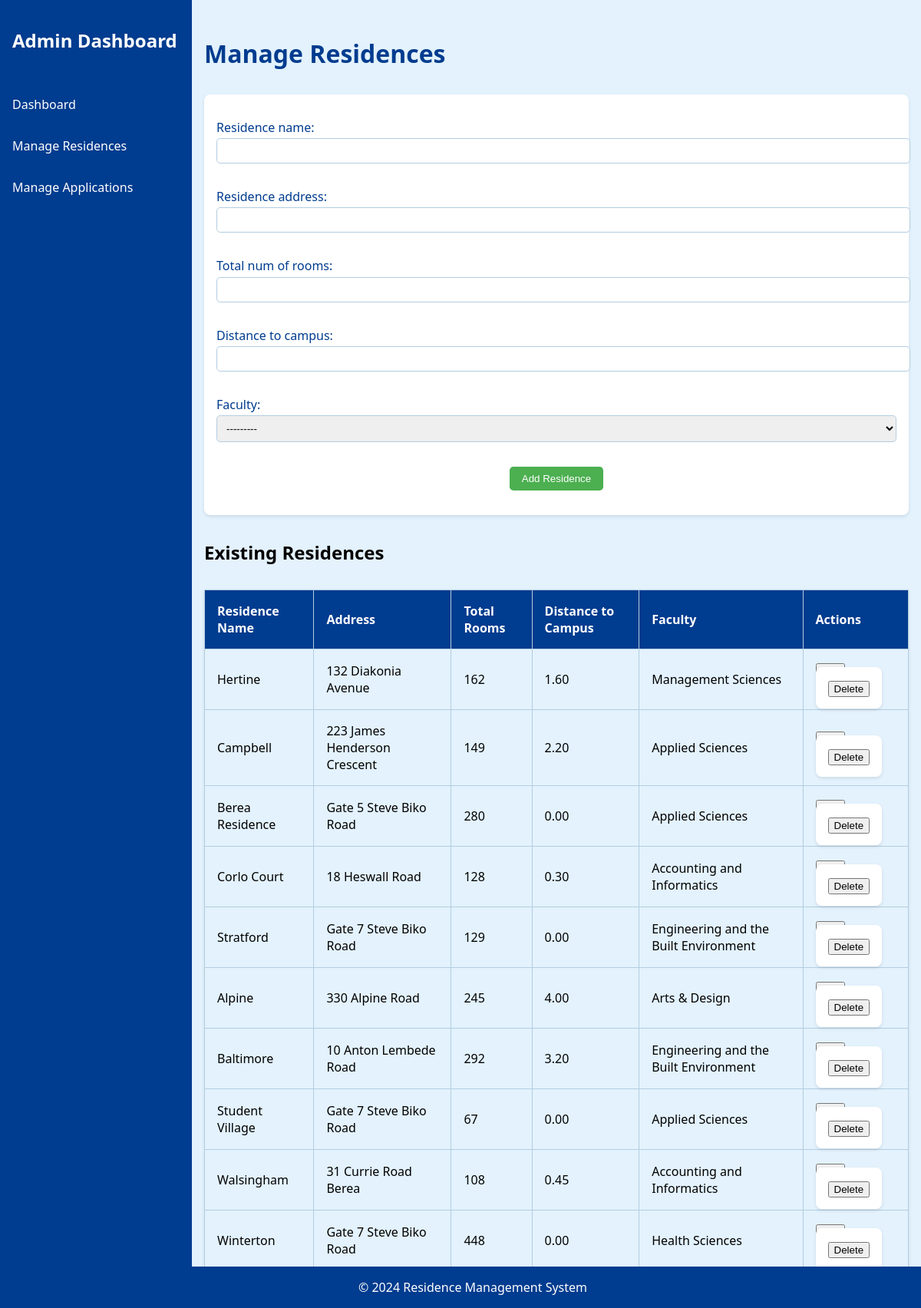
Page /housing/manage-residences/ (signed in) on the earlier database version.
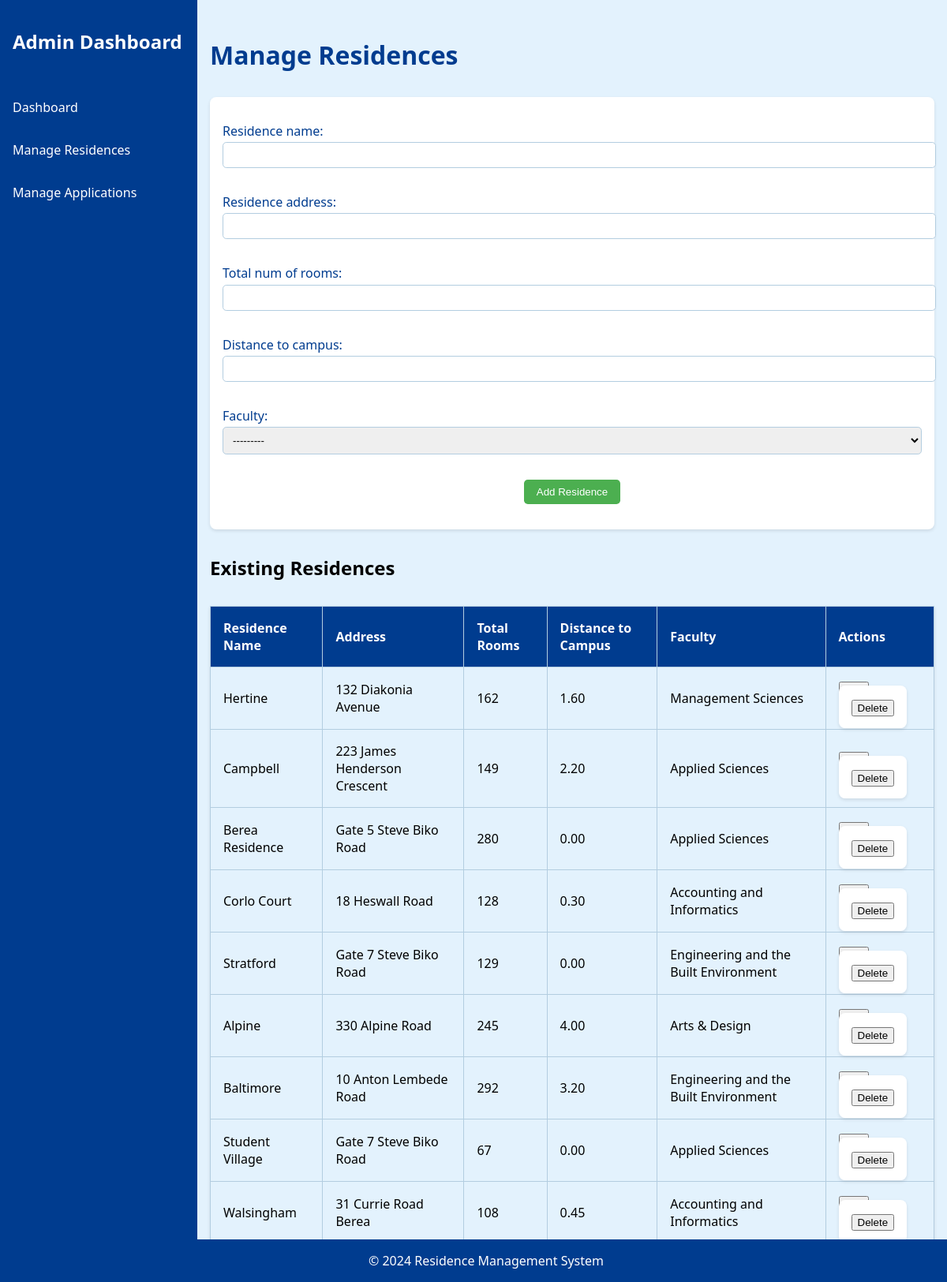
Same page on the later database version.
### housing/models.py (models this page shows, shortened)
class Residence(models.Model):
    residence_ID = models.UUIDField(default=uuid.uuid4, editable=False, unique=True)
    residence_name = models.CharField(max_length=100)
    total_num_of_rooms = models.IntegerField()
    residence_address = models.CharField(max_length=255)
    distance_to_campus = models.DecimalField(max_digits=5, decimal_places=2)  # in kilometers
    faculty = models.ForeignKey(Faculty, on_delete=models.CASCADE)

class Faculty(models.Model):
    faculty_ID = models.UUIDField(default=uuid.uuid4, editable=False, unique=True)
    FACULTY_CHOICES = [
        ('Accounting and Informatics', 'Accounting and Informatics'),
        ('Applied Sciences', 'Applied Sciences'),
        ('Management Sciences', 'Management Sciences'),
        ('Engineering and the Built Environment', 'Engineering and the Built Environment'),
        ('Health Sciences', 'Health Sciences'),
        ('Arts & Design', 'Arts & Design'),
    ]
    faculty = models.CharField(max_length=50, choices=FACULTY_CHOICES, unique=True)
    def __str__(self):
        return self.faculty

### housing/views.py (the view)
# urls.py: path("manage-residences/", views.manage_residences, name="manage_residences"),
@login_required
def manage_residences(request):
    residences = Residence.objects.all()
    if request.method == "POST":
        if "edit_residence" in request.POST:
            residence_id = request.POST.get("residence_id")
            residence = get_object_or_404(Residence, id=residence_id)
            form = ResidenceForm(request.POST, instance=residence)
            if form.is_valid():
                form.save()
                messages.success(request, "Residence updated successfully!")
                return redirect("housing:manage_residences")
        elif "delete_residence" in request.POST:
            residence_id = request.POST.get("residence_id")
            residence = get_object_or_404(Residence, id=residence_id)
            residence.delete()
            messages.success(request, "Residence deleted successfully!")
            return redirect("housing:manage_residences")
        else:
            form = ResidenceForm(request.POST)
            if form.is_valid():
                residence = form.save()  # Save the new residence
                for _ in range(residence.total_num_of_rooms):
                    room_type = random.choice(Room.ROOM_TYPE_CHOICES)[
                        0
                    ]  # Choose random room type
                    bed_count = 1 if room_type == "1-sleeper" else 2
                    available_beds = bed_count  # Initially, all beds are available
                    Room.objects.create(
                        room_type=room_type,
                        bed_count=bed_count,
                        available_beds=available_beds,
                        residence=residence,
                    )
                messages.success(request, "Residence and rooms added successfully!")
                return redirect("housing:manage_residences")
    else:
        form = ResidenceForm()
    return render(
        request,
        "housing/manage_residences.html",
        {
            "form": form,
            "residences": residences,
        },
    )

### housing/forms.py
class ResidenceForm(forms.ModelForm):
    faculty = forms.ModelChoiceField(queryset=Faculty.objects.all(), required=True)  # This is crucial
    class Meta:
        model = Residence
        fields = ['residence_name', 'residence_address', 'total_num_of_rooms', 'distance_to_campus', 'faculty']
        widgets = {
            'residence_name': forms.TextInput(attrs={'class': 'form-control', 'required': True}),
            'residence_address': forms.TextInput(attrs={'class': 'form-control', 'required': True}),
            'total_num_of_rooms': forms.NumberInput(attrs={'class': 'form-control', 'required': True}),
            'distance_to_campus': forms.NumberInput(attrs={'class': 'form-control', 'required': True}),  # Change to NumberInput
            'faculty': forms.Select(attrs={'class': 'form-control'})
        }

### housing/templates/housing/manage_residences.html (shortened to what this page needs)
<!DOCTYPE html>
<html lang="en">
<head>
</head>
<body>
    <nav class="sidebar">
        <h2>Admin Dashboard</h2>
        <ul>
            <li><a href="{% url 'housing:admin_dashboard' %}">Dashboard</a></li>
            <li><a href="{% url 'housing:manage_residences' %}">Manage Residences</a></li>
            <li><a href="{% url 'housing:manage_applications' %}">Manage Applications</a></li>
        </ul>
    </nav>
    <div class="main-content">
        <h1>Manage Residences</h1>
        <form method="POST" action="{% url 'housing:manage_residences' %}">
            {{ form.as_p }}
            <div class="button-container">
                <button type="submit" class="add-btn">Add Residence</button>
            </div>
        </form>
        <h2>Existing Residences</h2>
        <table>
            <thead>
                <tr>
                    <th>Residence Name</th>
                    <th>Address</th>
                    <th>Total Rooms</th>
                    <th>Distance to Campus</th>
                    <th>Faculty</th>
                    <th>Actions</th>
                </tr>
            </thead>
            <tbody>
                {% for residence in residences %}
                <tr>
                    <td>{{ residence.residence_name }}</td>
                    <td>{{ residence.residence_address }}</td>
                    <td>{{ residence.total_num_of_rooms }}</td>
                    <td>{{ residence.distance_to_campus }}</td>
                    <td>{{ residence.faculty.faculty }}</td>
                    <td>
                        <button type="button" class="edit-btn" onclick="populateEditForm('{{ residence.id }}', '{{ residence.residence_name }}', '{{ residence.residence_address }}', '{{ residence.total_num_of_rooms }}', '{{ residence.distance_to_campus }}', '{{ residence.faculty.id }}')">Edit</button>
                        <form method="POST" action="{% url 'housing:manage_residences' %}" style="display:inline;">
                            <button type="submit" name="delete_residence" class="delete-btn">Delete</button>
                        </form>
                    </td>
                </tr>
                {% endfor %}
            </tbody>
        </table>
    </div>
    <footer>
        &copy; 2024 Residence Management System
    </footer>
</body>
</html>

Differences in the rows shown:
removed Residence: residence_name "Winterton", residence_address "Gate 7 Steve Biko Road", total_num_of_rooms "448", distance_to_campus "0.00", faculty.faculty "Health Sciences"
